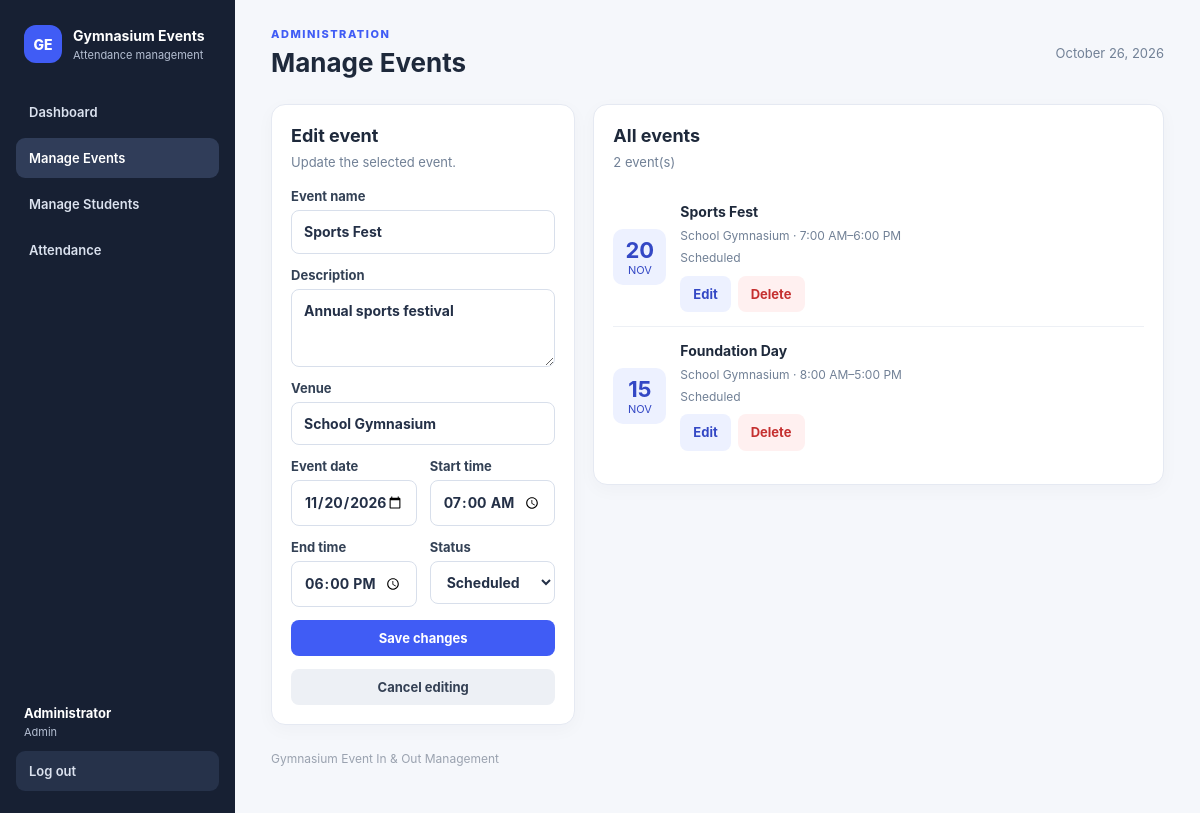
The page /dashboard.php?page=events&edit_event=2 (signed in) on the database its author committed.
### tables this page shows
CREATE TABLE Events (
    EventID INT AUTO_INCREMENT PRIMARY KEY,
    EventName VARCHAR(150) NOT NULL,
    EventDescription VARCHAR(500),
    EventDate DATE NOT NULL,
    Venue VARCHAR(100) DEFAULT 'Gymnasium',
    StartTime TIME NOT NULL,
    EndTime TIME NOT NULL,
    EventStatus VARCHAR(20) DEFAULT 'Scheduled'
);

### config.php (called while the page is built, shortened)
<?php
function h($value) {
    return htmlspecialchars((string)$value, ENT_QUOTES, 'UTF-8');
}
?>

### dashboard.php (the view, shortened to what this page needs)
<?php
require_once __DIR__ . '/config.php';
$isStaff = isset($_SESSION['user'])
    && isset($_SESSION['user']['Role'])
    && in_array($_SESSION['user']['Role'], ['Admin', 'Staff'], true);
$page = $_GET['page'] ?? ($isStaff ? 'dashboard' : 'events');
$displayName = $isStaff
    ? ($_SESSION['user']['FullName'] ?? 'Staff')
    : ($_SESSION['student_name'] ?? 'Student');
$role = $isStaff ? ($_SESSION['user']['Role'] ?? 'Staff') : 'Student';
$events = $pdo->query('SELECT * FROM Events ORDER BY EventDate DESC, StartTime DESC')->fetchAll();
$totalStudents = (int)$pdo->query('SELECT COUNT(*) FROM Attendees')->fetchColumn();
$totalEvents = (int)$pdo->query('SELECT COUNT(*) FROM Events')->fetchColumn();
$insideNow = (int)$pdo->query('SELECT COUNT(*) FROM Attendance WHERE TimeOut IS NULL')->fetchColumn();
$editingEvent = null;
if ($isStaff && isset($_GET['edit_event'])) {
    $stmt = $pdo->prepare('SELECT * FROM Events WHERE EventID = ?');
    $stmt->execute([(int)$_GET['edit_event']]);
    $editingEvent = $stmt->fetch() ?: null;
    $page = 'events';
}
?>
<!DOCTYPE html>
<html lang="en">
<head>
<link rel="stylesheet" href="style.css">
</head>
<body>
<div class="layout">
    <aside class="sidebar">
        <div class="brand"><div class="brand-mark">GE</div><div><strong>Gymnasium Events</strong><small>Attendance management</small></div></div>
        <nav class="nav">
            <?php if ($isStaff): ?>
                <a class="<?= $page === 'dashboard' ? 'active' : '' ?>" href="dashboard.php?page=dashboard">Dashboard</a>
                <a class="<?= $page === 'events' ? 'active' : '' ?>" href="dashboard.php?page=events">Manage Events</a>
                <a class="<?= $page === 'students' ? 'active' : '' ?>" href="dashboard.php?page=students">Manage Students</a>
                <a class="<?= $page === 'attendance' ? 'active' : '' ?>" href="dashboard.php?page=attendance">Attendance</a>
            <?php else: ?>
                <a class="<?= $page === 'events' ? 'active' : '' ?>" href="dashboard.php?page=events">Available Events</a>
                <a class="<?= $page === 'my_attendance' ? 'active' : '' ?>" href="dashboard.php?page=my_attendance">My Attendance</a>
            <?php endif; ?>
        </nav>
        <div class="sidebar-bottom"><div class="user"><strong><?= h($displayName) ?></strong><small><?= h($role) ?></small></div><a class="logout-link" href="dashboard.php?logout=1">Log out</a></div>
    </aside>
    <main class="main">
        <header class="topbar"><div><div class="eyebrow"><?= $isStaff ? 'ADMINISTRATION' : 'STUDENT PORTAL' ?></div><h1><?php
            $titles = ['dashboard' => 'Dashboard', 'events' => $isStaff ? 'Manage Events' : 'Available Events', 'students' => 'Manage Students', 'attendance' => 'Attendance Records', 'my_attendance' => 'My Attendance'];
            echo h($titles[$page] ?? 'Dashboard');
        ?></h1></div><div class="date"><?= date('F j, Y') ?></div></header>
        <?php if ($isStaff && $page === 'dashboard'): ?>
            <section class="stats">
                <article class="stat"><small>Total registered students</small><strong><?= $totalStudents ?></strong></article>
                <article class="stat"><small>Total events</small><strong><?= $totalEvents ?></strong></article>
                <article class="stat"><small>Currently checked in</small><strong><?= $insideNow ?></strong></article>
            </section>
            <section class="panel"><div class="panel-heading"><div><h2>Event management</h2><p class="subtext">Create, edit, or remove gymnasium events.</p></div><a class="btn" href="dashboard.php?page=events">Manage events</a></div>
                <div class="event-card"><div class="event-date"><b>+</b><small>EVENT</small></div><div class="event-detail"><b>Manage all events</b><small>Update dates, venues, times, and event status, or delete an event.</small></div><a class="btn secondary" href="dashboard.php?page=events">Open</a></div>
                <div class="event-card"><div class="event-date"><b>♙</b><small>STUDENT</small></div><div class="event-detail"><b>Manage students</b><small>Edit student details or remove a student record.</small></div><a class="btn secondary" href="dashboard.php?page=students">Open</a></div>
                <div class="event-card"><div class="event-date"><b>↔</b><small>LOG</small></div><div class="event-detail"><b>Attendance records</b><small>Review student check-in and check-out history.</small></div><a class="btn secondary" href="dashboard.php?page=attendance">Open</a></div>
            </section>
        <?php elseif ($isStaff && $page === 'events'): ?>
            <div class="grid-2">
                <section class="panel">
                    <div class="panel-heading"><div><h2><?= $editingEvent ? 'Edit event' : 'Create event' ?></h2><p class="subtext"><?= $editingEvent ? 'Update the selected event.' : 'Only Admin and Staff accounts can create events.' ?></p></div></div>
                    <form method="post" class="form-grid">
                        <label class="field full">Event name<input name="event_name" maxlength="150" required value="<?= h($editingEvent['EventName'] ?? '') ?>"></label>
                        <label class="field full">Description<textarea name="event_description" maxlength="500"><?= h($editingEvent['EventDescription'] ?? '') ?></textarea></label>
                        <label class="field full">Venue<input name="venue" maxlength="100" value="<?= h($editingEvent['Venue'] ?? 'School Gymnasium') ?>"></label>
                        <label class="field">Event date<input type="date" name="event_date" required value="<?= h($editingEvent['EventDate'] ?? '') ?>"></label>
                        <label class="field">Start time<input type="time" name="start_time" required value="<?= h(isset($editingEvent['StartTime']) ? substr($editingEvent['StartTime'], 0, 5) : '') ?>"></label>
                        <label class="field">End time<input type="time" name="end_time" required value="<?= h(isset($editingEvent['EndTime']) ? substr($editingEvent['EndTime'], 0, 5) : '') ?>"></label>
                        <?php if ($editingEvent): ?><label class="field">Status<select name="event_status"><?php foreach (['Scheduled', 'Completed', 'Cancelled'] as $status): ?><option value="<?= h($status) ?>" <?= ($editingEvent['EventStatus'] ?? 'Scheduled') === $status ? 'selected' : '' ?>><?= h($status) ?></option><?php endforeach; ?></select></label><?php endif; ?>
                        <button class="btn full" type="submit"><?= $editingEvent ? 'Save changes' : 'Create event' ?></button>
                        <?php if ($editingEvent): ?><a class="btn muted full" href="dashboard.php?page=events">Cancel editing</a><?php endif; ?>
                    </form>
                </section>
                <section class="panel"><div class="panel-heading"><div><h2>All events</h2><p class="subtext"><?= count($events) ?> event(s)</p></div></div>
                    <?php foreach ($events as $event): ?><div class="event-card"><div class="event-date"><b><?= date('d', strtotime($event['EventDate'])) ?></b><small><?= date('M', strtotime($event['EventDate'])) ?></small></div><div class="event-detail"><b><?= h($event['EventName']) ?></b><small><?= h($event['Venue']) ?> · <?= date('g:i A', strtotime($event['StartTime'])) ?>–<?= date('g:i A', strtotime($event['EndTime'])) ?></small><small><?= h($event['EventStatus']) ?></small><div class="actions" style="margin-top:9px"><a class="btn secondary" href="dashboard.php?page=events&amp;edit_event=<?= (int)$event['EventID'] ?>">Edit</a><form method="post" onsubmit="return confirm('Delete this event and all attendance records linked to it?');"><input type="hidden" name="csrf_token" value="<?= h($csrfToken) ?>"><input type="hidden" name="action" value="delete_event"><input type="hidden" name="event_id" value="<?= (int)$event['EventID'] ?>"><button class="btn danger" type="submit">Delete</button></form></div></div></div><?php endforeach; ?>
                </section>
            </div>
        <?php endif; ?>
        <footer>Gymnasium Event In & Out Management</footer>
    </main>
</div>
</body>
</html>

### rows shown on the page
events: event_name "Sports Fest", event_description "Annual sports festival", venue "School Gymnasium", event_date "11/20/2026", start_time "07:00", end_time "18:00", EventDate "20", EventDate "NOV", EventName "Sports Fest", Venue "School Gymnasium", StartTime "7:00 AM", EndTime "6:00 PM", EventStatus "Scheduled"
events: EventDate "15", EventDate "NOV", EventName "Foundation Day", Venue "School Gymnasium", StartTime "8:00 AM", EndTime "5:00 PM", EventStatus "Scheduled"

### other values the page prints
$displayName "Administrator"
$role "Admin"
$titles[$page] "Manage Events"
count($events) "2"
form field event_status "Scheduled"
